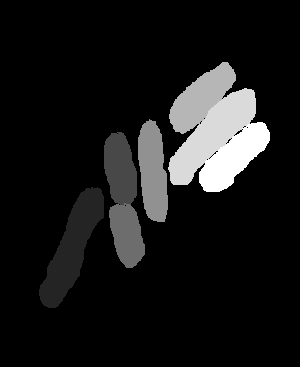
#> input picture example/cells.tif, 300 x 367 px
$ jupyter execute --allow-errors 'Oriented Bounding Boxes Examples.ipynb'   (shell and % lines are left out)
#> lines starting #> are read from the running program, lines starting #| are printed output that depends on the picture; after the words box and inside, x2 and y2 are one past the last pixel; in counts of white or black regions, pixels touching at a corner belong together
[cell 1]
import np_obb
import skimage.io
import numpy as np
import matplotlib
import matplotlib.pyplot as plt

# Oriented bounding box from points

in this case we need to pass in `calcconvexhull = False` as `scipy.spatial` throws an error when trying to calculate the convex hull from three points.

[cell 2]
np_obb.get_obb_from_points(np.array([[10,10],[20,20],[5,5]]), calcconvexhull=False)
#> (this line was passed over: np_obb is not available in this run)

# Oriented bounding box from mask image

[cell 3]
labels = skimage.io.imread("cells.tif")
#> labels is the input picture: shape (367, 300); min 0, max 7, mean 0.655
# create a mask image from one label
mask = labels == 1
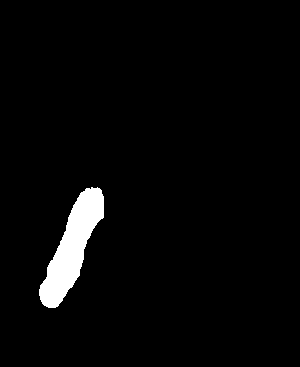
#> mask: shape (367, 300) bool; 3.1% white; 1 white region, box (x1, y1, x2, y2) and area: (39, 187, 104, 308) 3408
plt.imshow(mask)
